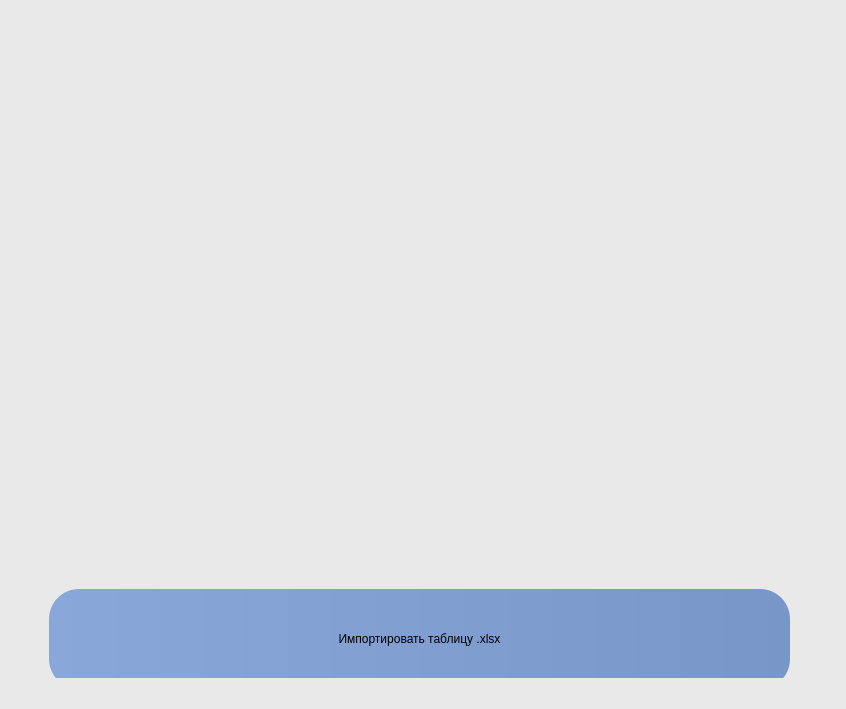
<?xml version="1.0" encoding="UTF-8"?>
<ui version="4.0">
 <class>SecondWindow</class>
 <widget class="QMainWindow" name="SecondWindow">
  <property name="geometry">
   <rect>
    <x>0</x>
    <y>0</y>
    <width>846</width>
    <height>709</height>
   </rect>
  </property>
  <property name="windowTitle">
   <string>AdmissionList</string>
  </property>
  <property name="styleSheet">
   <string notr="true">background-color: rgb(233,233,233);</string>
  </property>
  <widget class="QWidget" name="centralwidget">
   <property name="enabled">
    <bool>true</bool>
   </property>
   <layout class="QHBoxLayout" name="horizontalLayout">
    <item>
     <widget class="QWidget" name="widget" native="true">
      <property name="enabled">
       <bool>true</bool>
      </property>
      <widget class="QLabel" name="label">
       <property name="geometry">
        <rect>
         <x>-540</x>
         <y>-30</y>
         <width>1651</width>
         <height>1141</height>
        </rect>
       </property>
       <property name="text">
        <string/>
       </property>
       <property name="textFormat">
        <enum>Qt::PlainText</enum>
       </property>
       <property name="pixmap">
        <pixmap>proton.jpg</pixmap>
       </property>
       <property name="alignment">
        <set>Qt::AlignLeading|Qt::AlignLeft|Qt::AlignVCenter</set>
       </property>
      </widget>
      <widget class="QPushButton" name="import_btn">
       <property name="enabled">
        <bool>true</bool>
       </property>
       <property name="geometry">
        <rect>
         <x>40</x>
         <y>580</y>
         <width>741</width>
         <height>100</height>
        </rect>
       </property>
       <property name="sizePolicy">
        <sizepolicy hsizetype="Preferred" vsizetype="Preferred">
         <horstretch>0</horstretch>
         <verstretch>0</verstretch>
        </sizepolicy>
       </property>
       <property name="maximumSize">
        <size>
         <width>16777215</width>
         <height>100</height>
        </size>
       </property>
       <property name="cursor">
        <cursorShape>PointingHandCursor</cursorShape>
       </property>
       <property name="styleSheet">
        <string notr="true">background-color: qlineargradient(spread:pad, x1:0, y1:0, x2:1, y2:0, stop:0 rgb(137,167,217), stop:1 rgb(120,150,200));
font: 87 18pt &quot;Arial Black&quot;;
border-radius: 30px;</string>
       </property>
       <property name="text">
        <string>Импортировать таблицу .xlsx</string>
       </property>
       <property name="checkable">
        <bool>false</bool>
       </property>
      </widget>
     </widget>
    </item>
   </layout>
  </widget>
  <widget class="QStatusBar" name="statusbar"/>
 </widget>
 <resources/>
 <connections/>
</ui>
